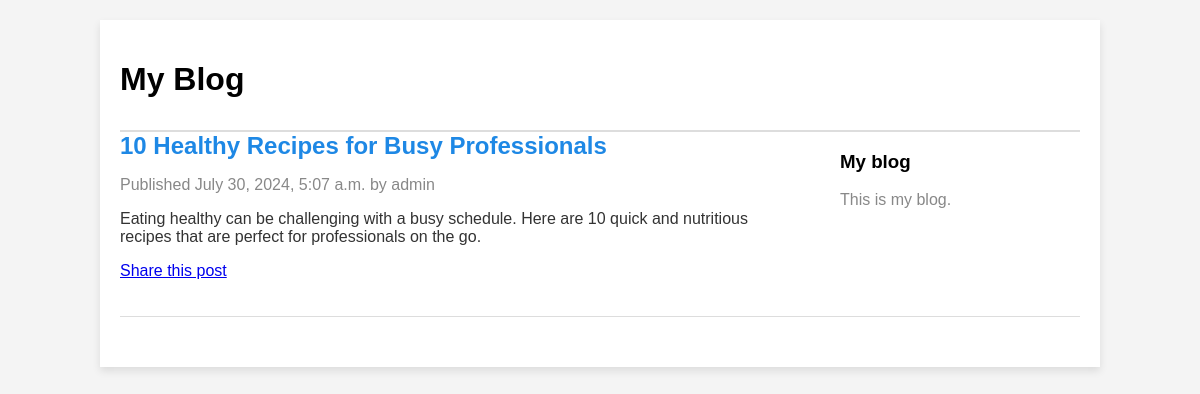
Screenshot of /blogs/8/ with the database file from the repository.
### blog_application/models.py (models this page shows, shortened)
class BlogPost(models.Model):
    title = models.CharField(max_length=255)
    content = models.TextField()
    created_at = models.DateTimeField(auto_now_add=True)
    updated_at = models.DateTimeField(auto_now=True)
    tags = models.ManyToManyField('Tag', blank=True)

### blog_application/views.py (the view)
# urls.py: path('blogs/<int:post_id>/', blog_detail, name='blog_detail'),
def blog_detail(request, post_id):
    post = get_object_or_404(BlogPost, id=post_id)
    return render(request, 'blog-desc.html', {'post': post})

### blog_application/templates/blog-desc.html (shortened to what this page needs)
<!DOCTYPE html>
<html lang="en">
<head>
</head>
<body>
    <div class="container">
        <div class="header">
            <h1>My Blog</h1>
        </div>
        <div class="post">
            <div class="main-content">
                <h2>{{ post.title }}</h2>
                <p>Published {{ post.created_at|date:"F j, Y, g:i a" }} by admin</p>
                <p class="description">
                    {{ post.content }}
                </p>
                <p><a href="#" id="share-link">Share this post</a></p>
            </div>
            <div class="sidebar">
                <h3>My blog</h3>
                <p>This is my blog.</p>
            </div>
        </div>
    </div>
</body>
</html>

### blog_application/templates/blog-desc.html (style rules this page uses)
body { font-family: Arial, sans-serif; margin: 0; padding: 0; background: #f4f4f4; }
.container { width: 80%; margin: 20px auto; background: #fff; padding: 20px; box-shadow: 0 4px 8px rgba(0, 0, 0, 0.1); }
.header { text-align: left; padding-bottom: 10px; border-bottom: 2px solid #ddd; }
.post { margin-bottom: 30px; padding-bottom: 20px; border-bottom: 1px solid #ddd; display: flex; justify-content: space-between; }
.post h2 { margin: 0; color: #1e88e5; }
.post p { color: #888; }
.post .description { color: #333; }
.sidebar { width: 25%; padding-left: 20px; }
.main-content { width: 70%; }

### rows the page displays
BlogPost: title "10 Healthy Recipes for Busy Professionals", created_at "July 30, 2024, 5:07 a.m.", content "Eating healthy can be challenging with a busy schedule. Here are 10 quick and nutritious recipes that are perfect for professionals on the go."
